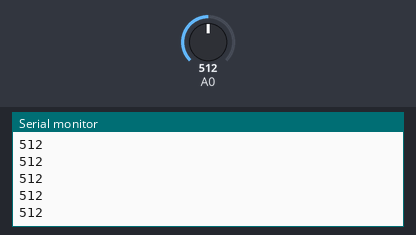
This sketch was run on a simulated Arduino Uno, built with avr-gcc and run on an emulated ATmega328P. On the bench: the last lines printed to the serial monitor. The test bench sets the inputs (shaded band); at power-on: A0 = 512.

Above: at 1.2 s.
1.3 s: A0 set to 716
At 1.31 s:
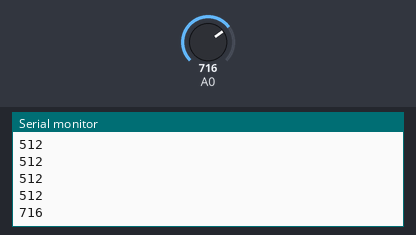
2.8 s: A0 set to 900
At 2.81 s:
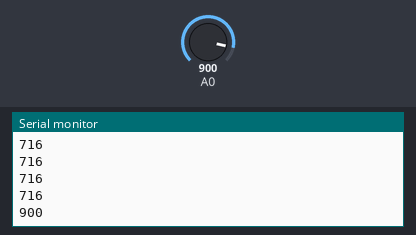
Timing chart, 0 to 5.8 s (numbered marks = the images above; inputs shaded):
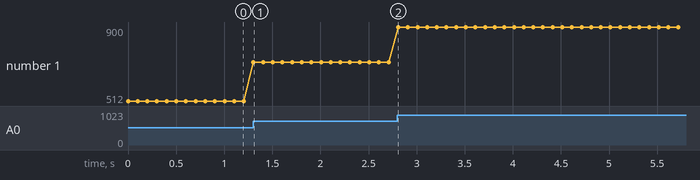

Measured:
- after the input at 1.3 s, the serial monitor: prints a new line at once (image 1)
- after the input at 2.8 s, the serial monitor: prints a new line at once (image 2)
- plotted number 1: 512 → 716 after the input at 1.3 s, 716 → 900 after the input at 2.8 s

The sketch:

LDR.ino
```cpp
//KEY_ESC  0xB1  177
void setup()

{
Serial.begin(9600);
}

void loop()
{
int AnalogValue;
while (!Serial.available())
{
AnalogValue = analogRead(A0);

Serial.println(AnalogValue);
delay(100);

}
}
```
